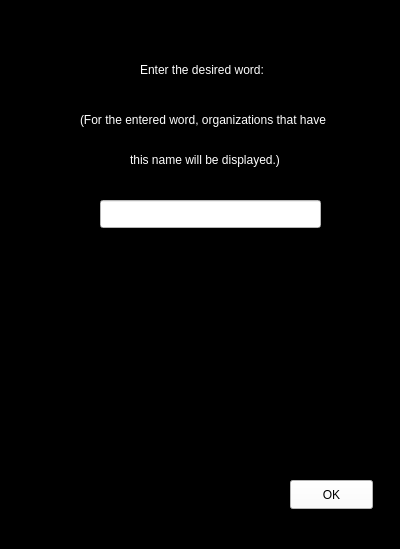
<?xml version="1.0" encoding="UTF-8"?>
<ui version="4.0">
 <class>filtering_organizations</class>
 <widget class="QWidget" name="filtering_organizations">
  <property name="geometry">
   <rect>
    <x>0</x>
    <y>0</y>
    <width>400</width>
    <height>549</height>
   </rect>
  </property>
  <property name="windowTitle">
   <string>Form</string>
  </property>
  <property name="styleSheet">
   <string notr="true">#filtering_organizations
{
background-color:black;
}</string>
  </property>
  <widget class="QLabel" name="label">
   <property name="geometry">
    <rect>
     <x>140</x>
     <y>60</y>
     <width>161</width>
     <height>20</height>
    </rect>
   </property>
   <property name="styleSheet">
    <string notr="true">#label
{
color:white;
}</string>
   </property>
   <property name="text">
    <string>Enter the desired word:</string>
   </property>
  </widget>
  <widget class="QLineEdit" name="lineEdit">
   <property name="geometry">
    <rect>
     <x>100</x>
     <y>200</y>
     <width>221</width>
     <height>28</height>
    </rect>
   </property>
   <property name="styleSheet">
    <string notr="true">#lineEdit
{
background-color:white;
}</string>
   </property>
  </widget>
  <widget class="QPushButton" name="pushButton">
   <property name="geometry">
    <rect>
     <x>290</x>
     <y>480</y>
     <width>83</width>
     <height>29</height>
    </rect>
   </property>
   <property name="styleSheet">
    <string notr="true">#pushButton
{
background-color:white;
color:black;
}</string>
   </property>
   <property name="text">
    <string>OK</string>
   </property>
  </widget>
  <widget class="QLabel" name="label_2">
   <property name="geometry">
    <rect>
     <x>80</x>
     <y>110</y>
     <width>311</width>
     <height>20</height>
    </rect>
   </property>
   <property name="styleSheet">
    <string notr="true">#label_2
{
color:white;
}</string>
   </property>
   <property name="text">
    <string>(For the entered word, organizations that have</string>
   </property>
  </widget>
  <widget class="QLabel" name="label_3">
   <property name="geometry">
    <rect>
     <x>130</x>
     <y>150</y>
     <width>191</width>
     <height>20</height>
    </rect>
   </property>
   <property name="styleSheet">
    <string notr="true">#label_3
{
color:white;
}</string>
   </property>
   <property name="text">
    <string>this name will be displayed.)</string>
   </property>
  </widget>
 </widget>
 <resources/>
 <connections/>
</ui>
